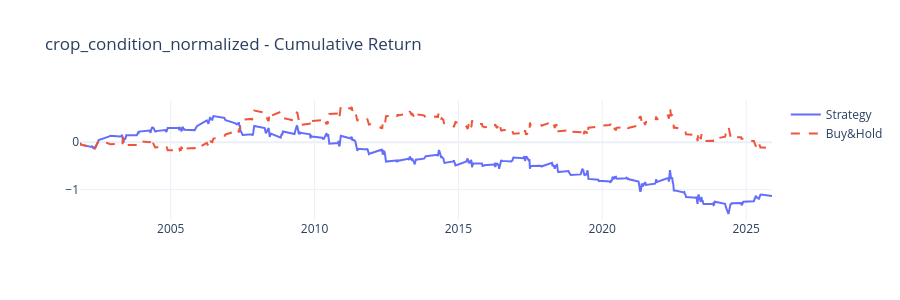
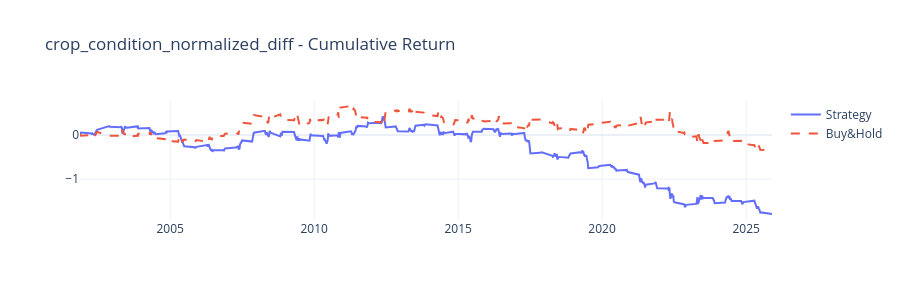
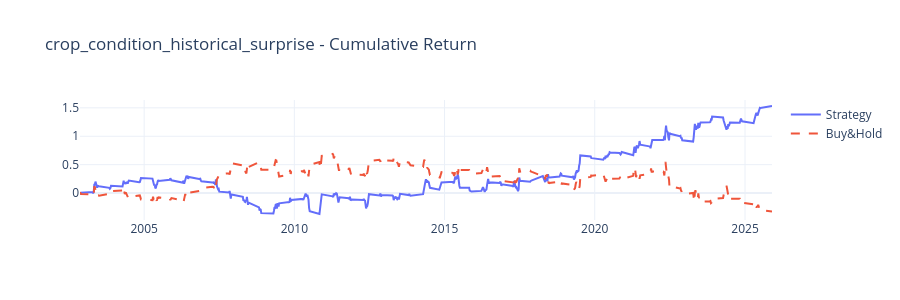
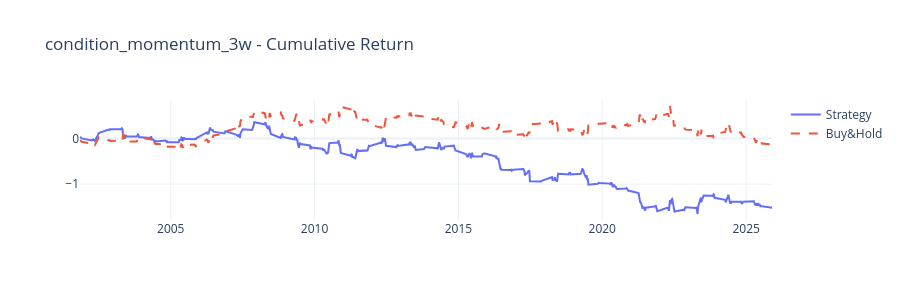

Notebook source saved alongside these figures, in order:
### Code cell
def simulate_pnl(df, signal_col, return_col='fwd_5d_ret', holding_period=5):
    data = df[['signal_date', signal_col, return_col]].dropna().sort_values('signal_date').copy()
    data['position'] = np.sign(data[signal_col])
    data['strategy_ret'] = data['position'] * data[return_col]
    data['cum_strategy'] = (1 + data['strategy_ret']).cumprod()
    data['cum_buy_hold'] = (1 + data[return_col]).cumprod()
    total = (1 + data['strategy_ret']).prod() - 1
    n_obs = len(data)
    ann_ret = (1+total)**(52/n_obs) - 1 if n_obs>0 else np.nan
    sharpe = data['strategy_ret'].mean()/data['strategy_ret'].std()*np.sqrt(52) if data['strategy_ret'].std()>0 else np.nan
    dd = (data['cum_strategy']/data['cum_strategy'].cummax()-1).min()
    return data, {'ann_ret':ann_ret,'sharpe':sharpe,'max_dd':dd,'n_trades':n_obs}
def simulate_pnl_sum(df, signal_col, return_col="fwd_5d_ret", holding_period=5):
    """Cumulative sum return (non-compounding)."""
    data = df[["signal_date", signal_col, return_col]].dropna().sort_values("signal_date").copy()
    ic = data[signal_col].corr(data[return_col])
    direction = 1 if ic >= 0 else -1
    data["position"] = direction * np.sign(data[signal_col])
    data["strategy_ret"] = data["position"] * data[return_col]
    data["cum_strategy"] = data["strategy_ret"].cumsum()
    data["cum_buy_hold"] = data[return_col].cumsum()
    n_obs = len(data)
    ann_ret = data["strategy_ret"].mean() * 52 if n_obs > 0 else np.nan
    sharpe = data["strategy_ret"].mean()/data["strategy_ret"].std()*np.sqrt(52) if data["strategy_ret"].std()>0 else np.nan
    dd = (data["cum_strategy"] - data["cum_strategy"].cummax()).min()
    return data, {"ann_ret": ann_ret, "sharpe": sharpe, "max_dd": dd, "n_trades": n_obs, "direction": direction, "IC": ic}
    


for cmd in COMMODITIES:
    m = master[cmd]
    print(f'\n{"="*70}\n{COMMODITIES[cmd]["name"]} - PnL Simulation\n{"="*70}')
    available = [s for s in KEY_SIGNALS if s in m.columns]
    pnl_summary = []
    for sig in available:
        result, stats = simulate_pnl_sum(m, sig)
        pnl_summary.append({'signal':sig,**stats})
        fig = go.Figure()
        fig.add_trace(go.Scatter(x=result['signal_date'],y=result['cum_strategy'],name='Strategy'))
        fig.add_trace(go.Scatter(x=result['signal_date'],y=result['cum_buy_hold'],name='Buy&Hold',line=dict(dash='dash')))
        fig.update_layout(title=f'{sig} - Cumulative Return',template='plotly_white',height=300)
        fig.show()
    psdf = pd.DataFrame(pnl_summary).sort_values('sharpe',ascending=False)
    print('\nPnL Summary:')
    display(psdf.style.format({'ann_ret':'{:.2%}','sharpe':'{:.2f}','max_dd':'{:.2%}'}))

### Figure 1 — Plotly figure (JSON) as saved in the notebook; plotly's stock layout.template omitted (floating-point values rounded to 4 significant figures; data arrays with more than 128 entries replaced by an {"elided": "..."} marker saying what was removed)
{"data": [{"name": "Strategy", "type": "scatter", "x": {"elided": "452 str values"}, "y": {"elided": "452 float values"}}, {"line": {"dash": "dash"}, "name": "Buy&Hold", "type": "scatter", "x": {"elided": "452 str values"}, "y": {"elided": "452 float values"}}], "layout": {"height": 300, "title": {"text": "crop_condition_normalized - Cumulative Return"}}}

### Figure 2 — Plotly figure (JSON) as saved in the notebook; plotly's stock layout.template omitted (floating-point values rounded to 4 significant figures; data arrays with more than 128 entries replaced by an {"elided": "..."} marker saying what was removed)
{"data": [{"name": "Strategy", "type": "scatter", "x": {"elided": "422 str values"}, "y": {"elided": "422 float values"}}, {"line": {"dash": "dash"}, "name": "Buy&Hold", "type": "scatter", "x": {"elided": "422 str values"}, "y": {"elided": "422 float values"}}], "layout": {"height": 300, "title": {"text": "crop_condition_normalized_diff - Cumulative Return"}}}

### Figure 3 — Plotly figure (JSON) as saved in the notebook; plotly's stock layout.template omitted (floating-point values rounded to 4 significant figures; data arrays with more than 128 entries replaced by an {"elided": "..."} marker saying what was removed)
{"data": [{"name": "Strategy", "type": "scatter", "x": {"elided": "406 str values"}, "y": {"elided": "406 float values"}}, {"line": {"dash": "dash"}, "name": "Buy&Hold", "type": "scatter", "x": {"elided": "406 str values"}, "y": {"elided": "406 float values"}}], "layout": {"height": 300, "title": {"text": "crop_condition_historical_surprise - Cumulative Return"}}}

### Figure 4 — Plotly figure (JSON) as saved in the notebook; plotly's stock layout.template omitted (floating-point values rounded to 4 significant figures; data arrays with more than 128 entries replaced by an {"elided": "..."} marker saying what was removed)
{"data": [{"name": "Strategy", "type": "scatter", "x": {"elided": "436 str values"}, "y": {"elided": "436 float values"}}, {"line": {"dash": "dash"}, "name": "Buy&Hold", "type": "scatter", "x": {"elided": "436 str values"}, "y": {"elided": "436 float values"}}], "layout": {"height": 300, "title": {"text": "condition_momentum_3w - Cumulative Return"}}}
